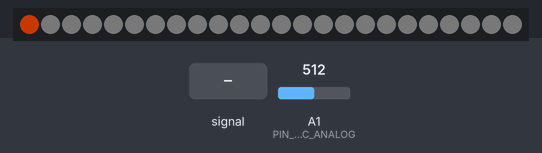
This sketch was run on a simulated ATtiny85, built with avr-gcc and run on an emulated ATtiny85. On the bench: 24 RGB LEDs in strip order, left to right. The inputs (shaded band) are chosen by the test bench; at power-on: A1 (PIN_MIC_ANALOG) = 512. Dim RGB values are drawn brighter than linear.

Above: at 1.2 s.
1.3 s: A1 (PIN_MIC_ANALOG) fed a 200 Hz sine of ±255 counts around its level
At 1.66 s:
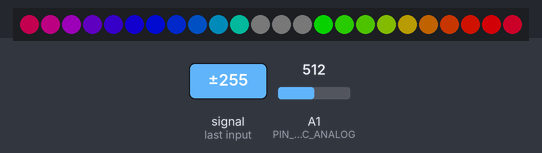
3.9 s: A1 (PIN_MIC_ANALOG) set to 716
At 4.38 s:
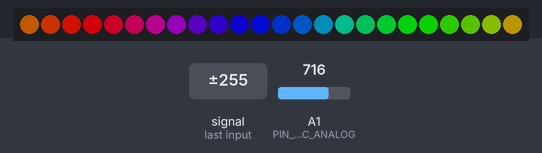
6.6 s: A1 (PIN_MIC_ANALOG) fed a 2 Hz sine of ±306 counts around its level
At 7.11 s:
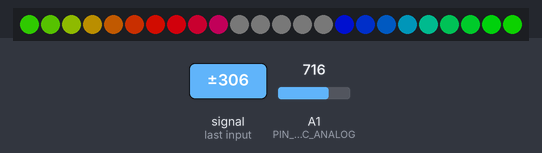
9.6 s: A1 (PIN_MIC_ANALOG) set to 511
At 10.12 s:
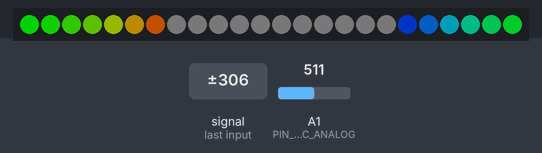
12.6 s: A1 (PIN_MIC_ANALOG) fed a 1000 Hz sine of ±255 counts around its level
At 12.84 s:
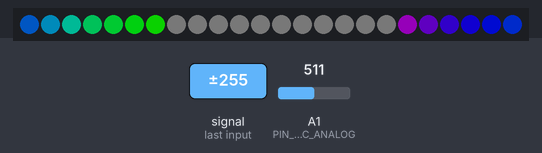
15.0 s: A1 (PIN_MIC_ANALOG) fed a 50 Hz sine of ±306 counts around its level
At 15.25 s:
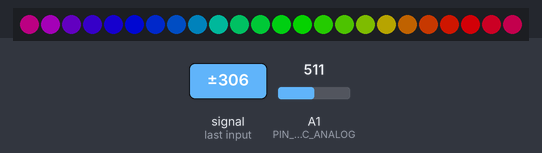
Timing chart, 0 to 18.0 s (numbered marks = the images above; inputs shaded):
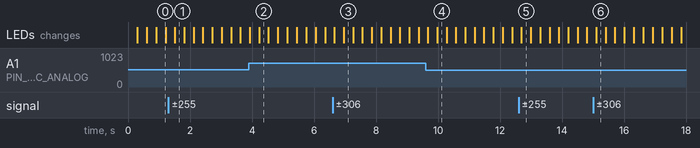

Measured:
- after the input at 1.3 s, the LEDs: change after 0.21 s (image 1)
- after the input at 3.9 s, the LEDs: first differ from a run without the input after 0.33 s (image 2)
- after the input at 6.6 s, the LEDs: first differ from a run without the input after 0.36 s (image 3)
- after the input at 12.6 s, the LEDs: change after 0.09 s (image 5)
- after the input at 15.0 s, the LEDs: change after 0.11 s (image 6)

The sketch:

Attiny85GoogleHomeLED.ino
```cpp
/*
[ Instruction ]
Youtube  https://youtu.be/916wISFzH1I
Manual  https://sites.google.com/view/100happythings/17-google-home-led
Source Code https://github.com/happythingsmaker/GoogleHomeLED
3D printing files https://www.thingiverse.com/thing:2817612

[ About the maker ]
Instagram https://www.instagram.com/happythingsmaker/
Facebook https://www.facebook.com/happyThingsMaker/
Blog http://happyThingsMaker.com

[ Parts ]
1 x Digispark ATtiny85 board http://ebay.to/2tpu1RM
1 x MIC Sensor (MAX4466) http://ebay.to/2tsr5DZ
1 x 3pin header set http://ebay.to/2tuDU0w
1 x ff dupont cable set  http://ebay.to/2oJnNaL
1 x LED Ring(neopixel)  http://ebay.to/2ofqKiZ
1 x Capacitor (10v 2200uF) http://ebay.to/2txbxPu

[Tools ]
3d printer (Anet A8) http://ebay.to/2tfkmNN
Filament for 3d print (PLA 1.75mm) http://ebay.to/2sIp6v7
Wire Nipper http://ebay.to/2FilO4a
Wire Stipper http://ebay.to/2oeJajI
Hot melt glue gun http://ebay.to/2sKDKSs
Screw Driver (+) http://ebay.to/2CAyIaX
Electronic Tape http://ebay.to/2EK0wQ8
Soldering Tools(Hakko)  http://ebay.to/2tlFrGq
Soldering Hand http://ebay.to/2ETtQn9
*/

#include <Adafruit_NeoPixel.h>
#include "Queue.h"

#define NEO_PIN 0
#define PIN_MIC_ANALOG A1
#define NUM_PIXELS  24

Adafruit_NeoPixel strip = Adafruit_NeoPixel(NUM_PIXELS, NEO_PIN, NEO_GRB + NEO_KHZ800);

Queue<int16_t> queue(40);

uint16_t wheelSpeedCount = 0;
uint32_t colorCount = 0;
uint8_t isSavingMode = false;
uint16_t stateCheckCount = 0;
uint8_t soundStateCheckFlag[2] = { false, false };
uint8_t firstDeadTime = true;

void setup() {
	pinMode(PIN_MIC_ANALOG, INPUT);
	strip.begin();
}

void rotateColor() {
// this is rainbow circle
	colorCount += 2;
	for (uint8_t i = 0; i < NUM_PIXELS; i++) {
		uint32_t tempColor = Wheel(((i * 256 / NUM_PIXELS) + colorCount) & 255);
		strip.setPixelColor(i, tempColor);
	}
}

uint16_t tempVolumToNeopixel;
void ledFunction() {

	rotateColor();

	const uint8_t MIN_AVER = 40;
	const uint8_t MAX_AVER = 180;

	tempVolumToNeopixel = max(tempVolumToNeopixel, max(MIN_AVER, min(MAX_AVER, queue.average())));
	uint8_t lowLightCount = map(tempVolumToNeopixel, MIN_AVER, MAX_AVER, 0, 12);

	for (int i = NUM_PIXELS / 2; i > lowLightCount; i--) {
		const uint8_t LOW_LIGHT = 5;
		strip.setPixelColor(i, strip.Color(LOW_LIGHT, LOW_LIGHT, LOW_LIGHT));
		strip.setPixelColor(24 - i, strip.Color(LOW_LIGHT, LOW_LIGHT, LOW_LIGHT));
	}

	tempVolumToNeopixel -= 5;
}

void checkSleep() {

	// in order to check whether it is silent, check it twice time.


	//if (stdQueue.average() > 10) {

	if (queue.average() > 10) {
		soundStateCheckFlag[0] = true;
	} else {
		soundStateCheckFlag[0] = false;
	}

	// if it is loud and previous state was loud,
	if (soundStateCheckFlag[0] && soundStateCheckFlag[1]) {
		// turn off the saving mode
		isSavingMode = false;
		// clear flag for "fade out"
		firstDeadTime = true;

	} else if (soundStateCheckFlag[0] == false && soundStateCheckFlag[1] == false) {
		// if prev and current is silent, fade out.

		isSavingMode = true;
		if (firstDeadTime) {
			ledFadeOut();
			firstDeadTime = false;
		}
	}

	//save current state to another variable
	soundStateCheckFlag[1] = soundStateCheckFlag[0];

}


void taskUnit() {

	int16_t micAnalogValue = analogRead(PIN_MIC_ANALOG);
	queue.push(abs(micAnalogValue - 512));

	// once every 10 times
	if (wheelSpeedCount++ > 10) {
		wheelSpeedCount = 0;
		if (!isSavingMode) {
			ledFunction();
		}
	}

	// once every 1500 times
	if (stateCheckCount++ > 1500) {
		stateCheckCount = 0;
		checkSleep();
	}

}

// Main ==========================================================================================//
void loop() {
	long lastTime = 0;
	long currentTime = 0;
	currentTime = millis();
	if (currentTime - lastTime > 2) {
		lastTime = currentTime;
		taskUnit();
		strip.setBrightness(127);
		strip.show();
	}
}

// All about NEOPIXEL ===========================================================================//
uint32_t Wheel(byte WheelPos) {
	if (WheelPos < 85) {
		return strip.Color(WheelPos * 3, 255 - WheelPos * 3, 0);
	} else if (WheelPos < 170) {
		WheelPos -= 85;
		return strip.Color(255 - WheelPos * 3, 0, WheelPos * 3);
	} else {
		WheelPos -= 170;
		return strip.Color(0, WheelPos * 3, 255 - WheelPos * 3);
	}
}

uint32_t setOneBrightness(uint32_t tempColor, uint8_t brightness) {
	uint8_t r = (uint32_t)((tempColor >> 16));
	uint8_t g = (uint32_t)((tempColor >> 8));
	uint8_t b = (uint32_t)((tempColor >> 0));
	r = (r * brightness) >> 8;
	g = (g * brightness) >> 8;
	b = (b * brightness) >> 8;
	uint32_t changedColor = (((uint32_t) r << 16)) | (((uint32_t) g << 8)) | (((uint32_t) b << 0));
	return changedColor;
}

void ledFadeOut() {
	for (uint8_t i = 0; i < NUM_PIXELS; i++) {
		strip.setPixelColor(i, 0);
		strip.show();
		delay(50);
	}
}
```

Queue.h
```cpp
template<class T>
class Queue {

private:
	T* data;
	uint32_t mSize;
	uint16_t iterator = 1;
	T maxStddivValue;
	T minStddivValue;
	int16_t mStddiv;
	int32_t tempSum;
	T tempMinMax;

public:
	Queue(uint8_t pSize) {

		data = (T*) malloc(pSize * sizeof(T));
		mSize = pSize;
	}

	void push(T input) {

		if (iterator == mSize) {
			iterator = 0;
		}

		data[iterator] = input;
		iterator++;
	}

	int32_t sum() {

		tempSum = 0;

		for (uint8_t i = 0; i < mSize; i++) {
			tempSum += data[i];
		}

		return tempSum;
	}

	T average() {

		return (int32_t)(sum() / mSize);
	}

	T stddiv() {

		uint32_t tempSum = average();
		uint32_t tempDiffSumPower = 0;

		for (uint8_t i = 0; i < mSize; i++) {
			tempDiffSumPower += ((tempSum - data[i]) * (tempSum - data[i]));
		}

		T tempStddiv = sqrt(tempDiffSumPower / mSize);

		maxStddivValue = max(maxStddivValue, tempStddiv);
		minStddivValue = min(minStddivValue, tempStddiv);
		mStddiv = tempStddiv;
		return tempStddiv;

	}

	T getStddiv() {

		return mStddiv;
	}

	T getMin() {

		tempMinMax = 9999;
		for (uint32_t i = 0; i < mSize; i++) {
			tempMinMax = min(tempMinMax, data[i]);
		}
		return tempMinMax;
	}

	T getMax() {

		tempMinMax = 0;
		for (uint8_t i = 0; i < mSize; i++) {
			tempMinMax = max(tempMinMax, data[i]);
		}
		return tempMinMax;
	}

	void printQueue() {

		Serial.print("mSize : ");
		Serial.println(mSize);
		Serial.print("iterator : ");
		Serial.println(iterator);
		for (uint32_t i = 0; i < mSize; i++) {
			Serial.print("[");
			Serial.print(data[i]);
			Serial.print("]");
		}
		Serial.println();
	}
};
```
